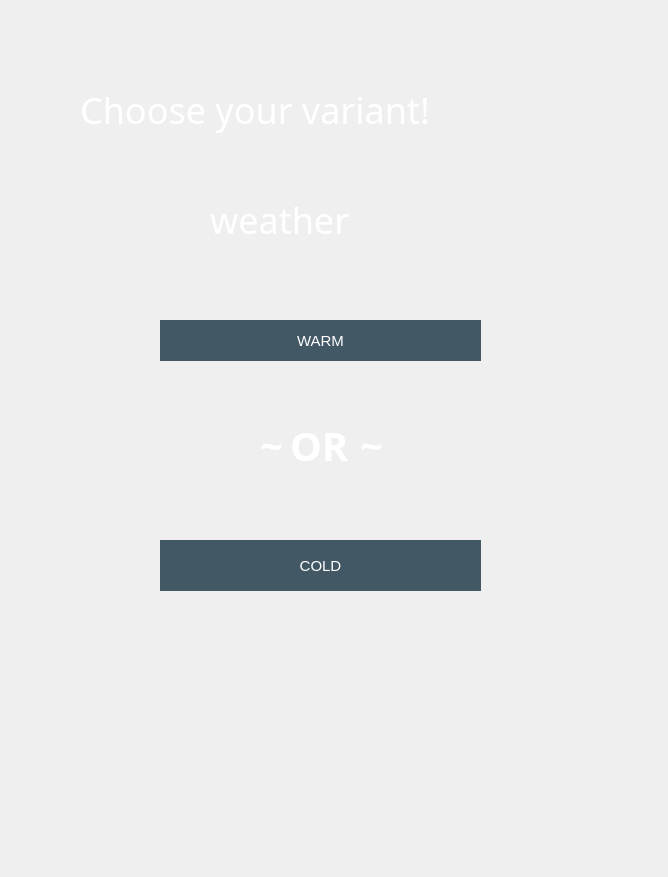
<?xml version="1.0" encoding="UTF-8"?>
<ui version="4.0">
 <class>MainWindow</class>
 <widget class="QMainWindow" name="MainWindow">
  <property name="geometry">
   <rect>
    <x>0</x>
    <y>0</y>
    <width>668</width>
    <height>877</height>
   </rect>
  </property>
  <property name="windowTitle">
   <string>MainWindow</string>
  </property>
  <property name="styleSheet">
   <string notr="true">backgroud: opacity 0;
</string>
  </property>
  <widget class="QWidget" name="centralwidget">
   <property name="styleSheet">
    <string notr="true">background-image: url(./images/back.jpg);
</string>
   </property>
   <widget class="QLabel" name="label">
    <property name="geometry">
     <rect>
      <x>80</x>
      <y>80</y>
      <width>491</width>
      <height>61</height>
     </rect>
    </property>
    <property name="font">
     <font>
      <family>Luckiest Guy</family>
      <pointsize>36</pointsize>
     </font>
    </property>
    <property name="acceptDrops">
     <bool>false</bool>
    </property>
    <property name="autoFillBackground">
     <bool>false</bool>
    </property>
    <property name="styleSheet">
     <string notr="true">color: white;
background: opacity 0;

</string>
    </property>
    <property name="text">
     <string>&lt;!DOCTYPE HTML PUBLIC &quot;-//W3C//DTD HTML 4.0//EN&quot; &quot;http://www.w3.org/TR/REC-html40/strict.dtd&quot;&gt;
&lt;html&gt;&lt;head&gt;&lt;meta name=&quot;qrichtext&quot; content=&quot;1&quot; /&gt;&lt;style type=&quot;text/css&quot;&gt;
&lt;/style&gt;&lt;/head&gt;&lt;body style=&quot; font-family:'Luckiest Guy','cursive'; font-size:45px; font-weight:400; font-style:normal;&quot;&gt;
&lt;p style=&quot; margin-top:0px; margin-bottom:0px; margin-left:0px; margin-right:0px; -qt-block-indent:0; text-indent:0px;&quot;&gt;&lt;span style=&quot; font-size:27pt;&quot;&gt;Choose your variant!&lt;/span&gt;&lt;/p&gt;&lt;/body&gt;&lt;/html&gt;</string>
    </property>
    <property name="wordWrap">
     <bool>false</bool>
    </property>
   </widget>
   <widget class="QLabel" name="label_2">
    <property name="geometry">
     <rect>
      <x>290</x>
      <y>420</y>
      <width>71</width>
      <height>51</height>
     </rect>
    </property>
    <property name="font">
     <font>
      <family>Merienda</family>
      <pointsize>-1</pointsize>
      <weight>75</weight>
      <italic>false</italic>
      <bold>true</bold>
      <underline>false</underline>
     </font>
    </property>
    <property name="autoFillBackground">
     <bool>false</bool>
    </property>
    <property name="styleSheet">
     <string notr="true">font-family: 'Merienda';
color: #fff;
font-weight: bold;
font-size: 40px;
background: opacity 0;</string>
    </property>
    <property name="text">
     <string>OR</string>
    </property>
   </widget>
   <widget class="QPushButton" name="button_outcountry_warm">
    <property name="geometry">
     <rect>
      <x>160</x>
      <y>320</y>
      <width>321</width>
      <height>41</height>
     </rect>
    </property>
    <property name="styleSheet">
     <string notr="true">QPushButton{
background-color: #425865;
border: 2px solid #425865;
border-radius: 30px;
color: white;
font-family: 'Luckiest Guy', cursive;
font-size: 15px;
}
QPushButton:pressed{
	background-color: #fa4244;
}</string>
    </property>
    <property name="text">
     <string>WARM</string>
    </property>
   </widget>
   <widget class="QPushButton" name="button_outcontry">
    <property name="geometry">
     <rect>
      <x>160</x>
      <y>540</y>
      <width>321</width>
      <height>51</height>
     </rect>
    </property>
    <property name="styleSheet">
     <string notr="true">QPushButton{
background-color: #425865;
border: 2px solid #425865;
border-radius: 30px;
color: white;
font-family: 'Luckiest Guy', cursive;
font-size: 15px;
}
QPushButton:pressed{
	background-color: #fa4244;
}</string>
    </property>
    <property name="text">
     <string>COLD</string>
    </property>
   </widget>
   <widget class="QLabel" name="label_3">
    <property name="geometry">
     <rect>
      <x>360</x>
      <y>420</y>
      <width>31</width>
      <height>51</height>
     </rect>
    </property>
    <property name="font">
     <font>
      <family>Merienda</family>
      <pointsize>-1</pointsize>
      <weight>75</weight>
      <italic>false</italic>
      <bold>true</bold>
      <underline>false</underline>
     </font>
    </property>
    <property name="autoFillBackground">
     <bool>false</bool>
    </property>
    <property name="styleSheet">
     <string notr="true">font-family: 'Merienda';
color: #fff;
font-weight: bold;
font-size: 40px;
background: opacity 0;</string>
    </property>
    <property name="text">
     <string>~</string>
    </property>
   </widget>
   <widget class="QLabel" name="label_4">
    <property name="geometry">
     <rect>
      <x>260</x>
      <y>420</y>
      <width>31</width>
      <height>51</height>
     </rect>
    </property>
    <property name="font">
     <font>
      <family>Merienda</family>
      <pointsize>-1</pointsize>
      <weight>75</weight>
      <italic>false</italic>
      <bold>true</bold>
      <underline>false</underline>
     </font>
    </property>
    <property name="autoFillBackground">
     <bool>false</bool>
    </property>
    <property name="styleSheet">
     <string notr="true">font-family: 'Merienda';
color: #fff;
font-weight: bold;
font-size: 40px;
background: opacity 0;</string>
    </property>
    <property name="text">
     <string>~</string>
    </property>
   </widget>
   <widget class="QLabel" name="label_5">
    <property name="geometry">
     <rect>
      <x>210</x>
      <y>190</y>
      <width>211</width>
      <height>61</height>
     </rect>
    </property>
    <property name="font">
     <font>
      <family>Luckiest Guy</family>
      <pointsize>36</pointsize>
     </font>
    </property>
    <property name="acceptDrops">
     <bool>false</bool>
    </property>
    <property name="autoFillBackground">
     <bool>false</bool>
    </property>
    <property name="styleSheet">
     <string notr="true">color: white;
background: opacity 0;

</string>
    </property>
    <property name="text">
     <string>&lt;!DOCTYPE HTML PUBLIC &quot;-//W3C//DTD HTML 4.0//EN&quot; &quot;http://www.w3.org/TR/REC-html40/strict.dtd&quot;&gt;
&lt;html&gt;&lt;head&gt;&lt;meta name=&quot;qrichtext&quot; content=&quot;1&quot; /&gt;&lt;style type=&quot;text/css&quot;&gt;
&lt;/style&gt;&lt;/head&gt;&lt;body style=&quot; font-family:'Luckiest Guy','cursive'; font-size:45px; font-weight:400; font-style:normal;&quot;&gt;
&lt;p style=&quot; margin-top:0px; margin-bottom:0px; margin-left:0px; margin-right:0px; -qt-block-indent:0; text-indent:0px;&quot;&gt;&lt;span style=&quot; font-size:27pt;&quot;&gt;weather&lt;/span&gt;&lt;/p&gt;&lt;/body&gt;&lt;/html&gt;</string>
    </property>
    <property name="wordWrap">
     <bool>false</bool>
    </property>
   </widget>
  </widget>
 </widget>
 <resources/>
 <connections/>
</ui>
